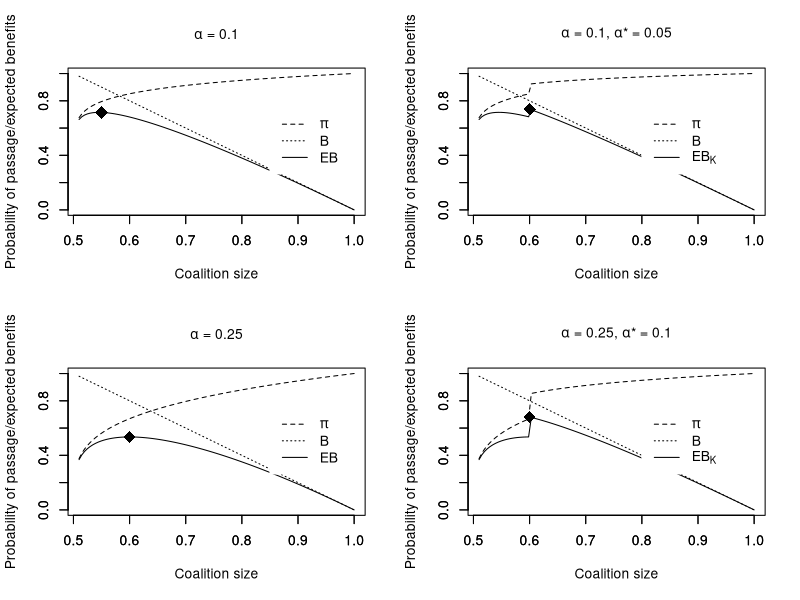

R code for this plot:
## ---- chunk 1
#| message: false

## packages used
library(knitr)
library(rlang)
## ---- chunk 2
prob_pass <- function(x, alpha) ((x - 0.5) / 0.5) ^ alpha
benefits <- function(x) (1 - x) / 0.5
eb_pass <- function(x, alpha) prob_pass(x, alpha) * benefits(x)

## plotting helpers
# linetypes legend
plot_legend <- function(x, y, linetypes, cex = 1) {
  legend(
    x = x, y = y, 
    legend = c(expr(pi), "B", 
               # EB or EB_K
               expr(!!parse_expr(gsub("_K", "[K]", names(linetypes)[3])))),
    lty = c(linetypes$pi, linetypes$B, linetypes$EB),
    box.col = "white",
    cex = cex
  )
}

# plot frame (empty plot)
plot_frame <- function(main, label_cex = 1) {
  plot(NULL, xlim = c(0.51, 1), ylim = c(0,1),
       xlab = "Coalition size", 
       ylab = "Probability of passage/expected benefits",
       main = main,
       # control size of labels
       cex.axis = label_cex,
       cex.lab = label_cex,
       cex.main = label_cex)
  
  # control size of axis tick labels
  axis(1, cex.axis = label_cex)
  axis(2, cex.axis = label_cex)
}

# plot curves
plot_curves <- function(pi_fn, b_fn, eb_fn, linetypes, ...) {
  curve(lapply(x, \(x) pi_fn(x, ...)), 
        add = T, lty = linetypes$pi)
  curve(b_fn,
        add = T, lty = linetypes$B)
  curve(lapply(x, \(x) eb_fn(x, ...)),
        add = T, lty = linetypes$EB)
}

# plot max EB
plot_max_eb <- function(eb_fn, label_cex = 1, ...) {
  max_eb <- which.max(vapply(X = seq(0.51, 1, 0.01), 
                             FUN = \(x) eb_fn(x, ...),
                             FUN.VALUE = numeric(1))) * 0.01 + 0.5
  points(max_eb, eb_fn(max_eb, ...), 
         # diamond shape
         pch = 18, 
         cex = 2 * label_cex)
}
## ---- chunk 3
prob_pass_k <- function(x, alpha, alpha_star, k) {
  ifelse(x < k,
         prob_pass(x, alpha),
         prob_pass(x, alpha_star))
}

eb_pass_k <- function(x, alpha, alpha_star, k) {
  prob_pass_k(x, alpha, alpha_star, k) * benefits(x)
}
## ---- chunk 4
plot_eb <- function(alpha,
                    leg_x = 0.85, leg_y = 0.75, 
                    pdf_cex = 0.7, html_cex = 1,
                    pdf_label_cex = 0.8, html_label_cex = 1) {
  linetypes <- list(pi = "dashed",
                    B = "dotted",
                    EB = "solid")
  
  label_cex <- ifelse(knitr::is_latex_output(),
                      pdf_label_cex,
                      html_label_cex)
  legend_cex <- ifelse(knitr::is_latex_output(),
                       pdf_cex,
                       html_cex)
  
  # plot frame
  plot_frame(main = expr(paste(alpha, " = ", !!alpha)),
             label_cex = label_cex)
  # plot curves (pi, B, EB)
  plot_curves(pi_fn = prob_pass, b_fn = benefits, eb_fn = eb_pass, 
              linetypes = linetypes, alpha = alpha)
  # plot linetype legend
  plot_legend(x = leg_x, y = leg_y, linetypes = linetypes,
              # control legend size depending on output format
              cex = legend_cex)
  # plot max EB
  plot_max_eb(eb_pass, alpha = alpha, label_cex = label_cex)
}

plot_eb_k <- function(alpha, alpha_star, k,
                      leg_x = 0.8, leg_y = 0.75, 
                      pdf_cex = 0.7, html_cex = 1,
                      pdf_label_cex = 0.8, html_label_cex = 1) {
  linetypes <- list(pi = "dashed",
                    B = "dotted",
                    EB_K = "solid")
  
  label_cex <- ifelse(knitr::is_latex_output(),
                      pdf_label_cex,
                      html_label_cex)
  legend_cex <- ifelse(knitr::is_latex_output(),
                       pdf_cex,
                       html_cex)
  
  # plot frame
  plot_frame(main = expr(paste(alpha, " = ", !!alpha, ", ",
                               alpha, "*", " = ", !!alpha_star)),
             label_cex = label_cex)
  # plot curves (pi, B, EB_K)
  plot_curves(pi_fn = prob_pass_k, b_fn = benefits, eb_fn = eb_pass_k, 
              linetypes = linetypes, alpha = alpha, 
              k = k, alpha_star = alpha_star)
  # plot linetype legend
  plot_legend(x = leg_x, y = leg_y, linetypes = linetypes,
              # control legend size depending on output format
              cex = legend_cex)
  # plot max EB
  plot_max_eb(eb_pass_k, 
              alpha = alpha, alpha_star = alpha_star, k = k,
              label_cex = label_cex)
}
## ---- chunk 5
#| label: fig-ws-comp
#| fig-cap: "Proponents' expected benefits without (left) and with (right) a cloture rule"
#| fig-asp: 1.1

par(mfrow = c(2,2))

plot_eb(0.1)
plot_eb_k(alpha = 0.1, alpha_star = 0.05, k = 0.60)
plot_eb(alpha = 0.25)
plot_eb_k(alpha = 0.25, alpha_star = 0.1, k = 0.60)
